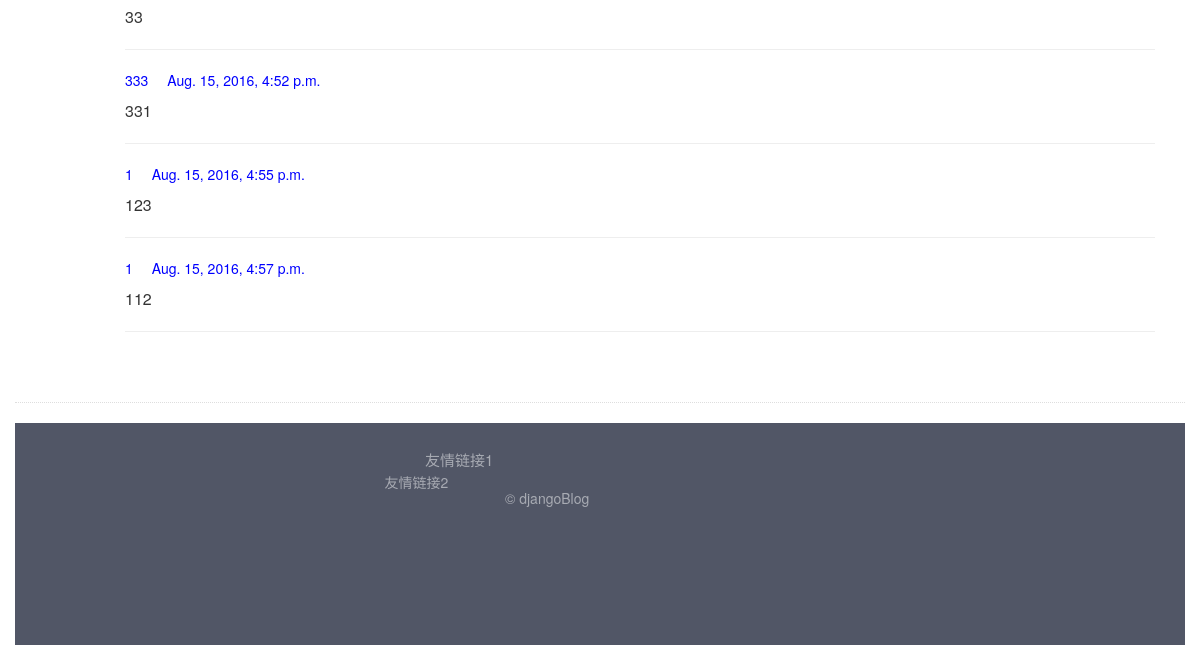
Page /article/1 (lower part) on the earlier database version.
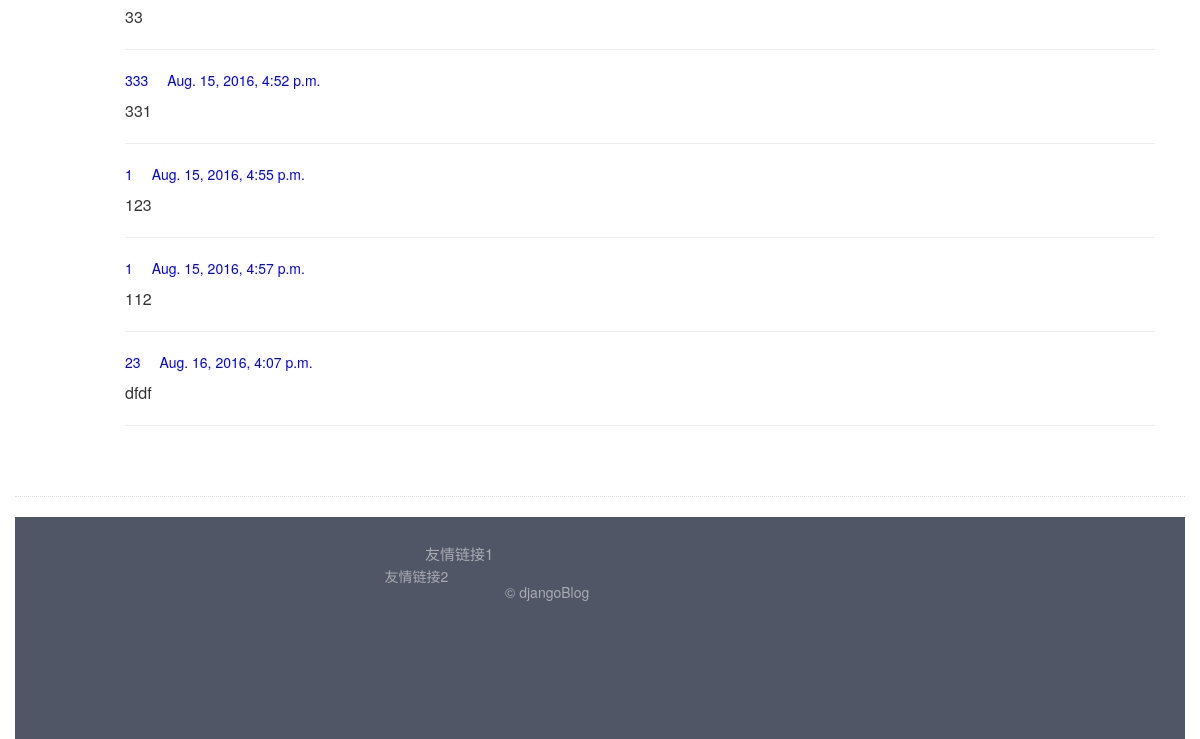
Same page on the later database version.
### blog/models.py (models this page shows, shortened)
class BlogComment(models.Model):
    user_name = models.CharField('评论者名字', max_length=100)
    user_email = models.EmailField('评论者邮箱', max_length=255)
    body = models.TextField('评论内容')
    created_time = models.DateTimeField('评论发表时间', auto_now_add=True)
    article = models.ForeignKey('Article', verbose_name='评论所属文章', on_delete=models.CASCADE)

### blog/views.py (the view)
# urls.py: url(r'^article/(?P<article_id>\d+)$', views.ArticleDetailView.as_view(), name='detail'),
class ArticleDetailView(DetailView):
    model = Article
    template_name = "blog/detail.html"
    context_object_name = "article"
    pk_url_kwarg = 'article_id'
    def get_object(self, queryset=None):
        obj = super(ArticleDetailView, self).get_object()
        obj.body = markdown2.markdown(obj.body, extras=['fenced-code-blocks'], )
        return obj
    def get_context_data(self, **kwargs):
        kwargs['comment_list'] = self.object.blogcomment_set.all()
        kwargs['form'] = BlogCommentForm()
        return super(ArticleDetailView, self).get_context_data(**kwargs)

### blog/templates/blog/detail.html (shortened to what this page needs)
{% extends 'base.html' %}
{% block content %}
    <div class="container">
        <div class="row">
           {% include 'blog/comment.html' %}
{% endblock %}

### blog/templates/blog/comment.html (shortened to what this page needs)
<div class="comment">
    <div class="comment-main">
        {% for comment in comment_list %}
            <div class="main-content">
                <span class="user-nickname">{{ comment.user_name }}</span>
                <time class="time">{{ comment.created_time }}</time>
                <div class="comment-content">
                    {{ comment.body }}
                </div>
            </div>
            <hr>
        {% endfor %}
    </div>
</div>

Differences in the rows shown:
added BlogComment: user_name "23", created_time "Aug. 16, 2016, 4:07 p.m.", body "dfdf"
